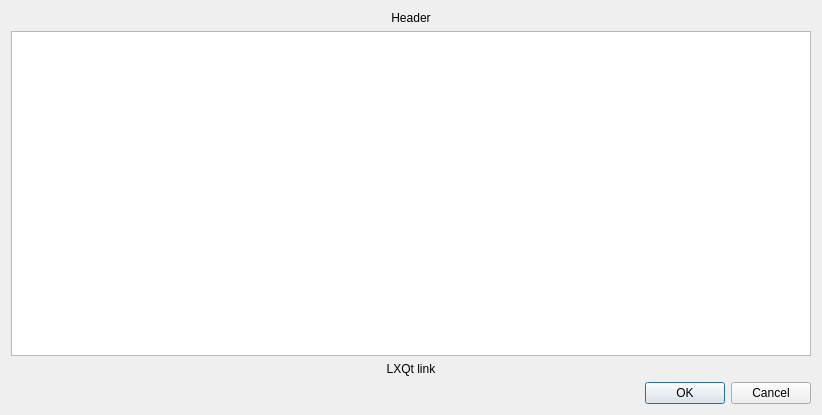
<?xml version="1.0" encoding="UTF-8"?>
<ui version="4.0">
 <class>DialogAbout</class>
 <widget class="QDialog" name="DialogAbout">
  <property name="geometry">
   <rect>
    <x>0</x>
    <y>0</y>
    <width>828</width>
    <height>440</height>
   </rect>
  </property>
  <property name="sizePolicy">
   <sizepolicy hsizetype="Fixed" vsizetype="Fixed">
    <horstretch>0</horstretch>
    <verstretch>0</verstretch>
   </sizepolicy>
  </property>
  <property name="minimumSize">
   <size>
    <width>800</width>
    <height>440</height>
   </size>
  </property>
  <property name="maximumSize">
   <size>
    <width>832</width>
    <height>440</height>
   </size>
  </property>
  <property name="sizeIncrement">
   <size>
    <width>0</width>
    <height>0</height>
   </size>
  </property>
  <property name="windowTitle">
   <string>About LXQt Organizer</string>
  </property>
  <layout class="QGridLayout" name="gridLayout">
   <property name="sizeConstraint">
    <enum>QLayout::SetFixedSize</enum>
   </property>
   <item row="1" column="0">
    <widget class="QDialogButtonBox" name="buttonBox">
     <property name="orientation">
      <enum>Qt::Horizontal</enum>
     </property>
     <property name="standardButtons">
      <set>QDialogButtonBox::Cancel|QDialogButtonBox::Ok</set>
     </property>
    </widget>
   </item>
   <item row="0" column="0">
    <layout class="QVBoxLayout" name="verticalLayout">
     <item>
      <widget class="QLabel" name="labelHeader">
       <property name="maximumSize">
        <size>
         <width>800</width>
         <height>16777215</height>
        </size>
       </property>
       <property name="text">
        <string>Header</string>
       </property>
       <property name="alignment">
        <set>Qt::AlignCenter</set>
       </property>
      </widget>
     </item>
     <item>
      <widget class="QPlainTextEdit" name="plainTextEditAbout">
       <property name="sizePolicy">
        <sizepolicy hsizetype="Fixed" vsizetype="Fixed">
         <horstretch>0</horstretch>
         <verstretch>0</verstretch>
        </sizepolicy>
       </property>
       <property name="minimumSize">
        <size>
         <width>800</width>
         <height>325</height>
        </size>
       </property>
       <property name="maximumSize">
        <size>
         <width>800</width>
         <height>325</height>
        </size>
       </property>
       <property name="font">
        <font>
         <pointsize>12</pointsize>
        </font>
       </property>
       <property name="readOnly">
        <bool>true</bool>
       </property>
      </widget>
     </item>
     <item>
      <widget class="QLabel" name="labelLXQt">
       <property name="maximumSize">
        <size>
         <width>800</width>
         <height>16777215</height>
        </size>
       </property>
       <property name="inputMethodHints">
        <set>Qt::ImhNone</set>
       </property>
       <property name="text">
        <string>LXQt link</string>
       </property>
       <property name="alignment">
        <set>Qt::AlignCenter</set>
       </property>
       <property name="openExternalLinks">
        <bool>true</bool>
       </property>
      </widget>
     </item>
    </layout>
   </item>
  </layout>
 </widget>
 <resources/>
 <connections>
  <connection>
   <sender>buttonBox</sender>
   <signal>accepted()</signal>
   <receiver>DialogAbout</receiver>
   <slot>accept()</slot>
   <hints>
    <hint type="sourcelabel">
     <x>248</x>
     <y>254</y>
    </hint>
    <hint type="destinationlabel">
     <x>157</x>
     <y>274</y>
    </hint>
   </hints>
  </connection>
  <connection>
   <sender>buttonBox</sender>
   <signal>rejected()</signal>
   <receiver>DialogAbout</receiver>
   <slot>reject()</slot>
   <hints>
    <hint type="sourcelabel">
     <x>316</x>
     <y>260</y>
    </hint>
    <hint type="destinationlabel">
     <x>286</x>
     <y>274</y>
    </hint>
   </hints>
  </connection>
 </connections>
</ui>
